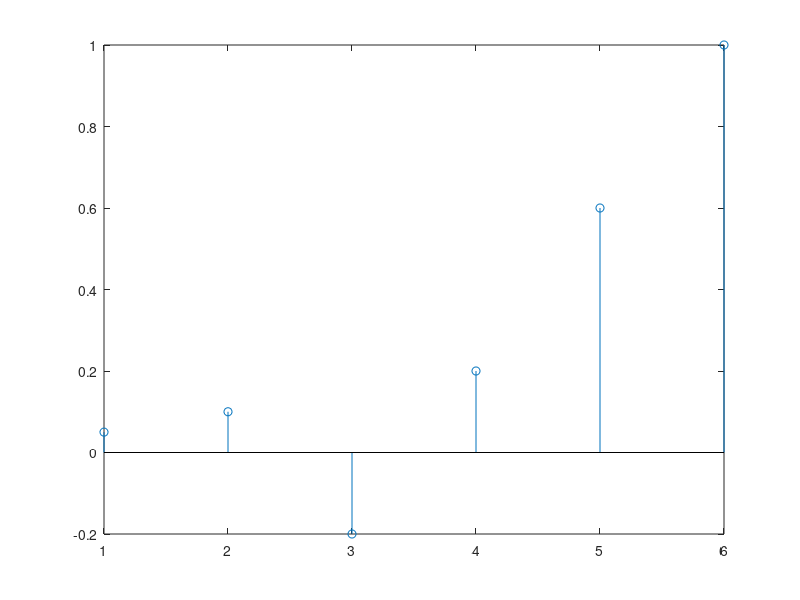
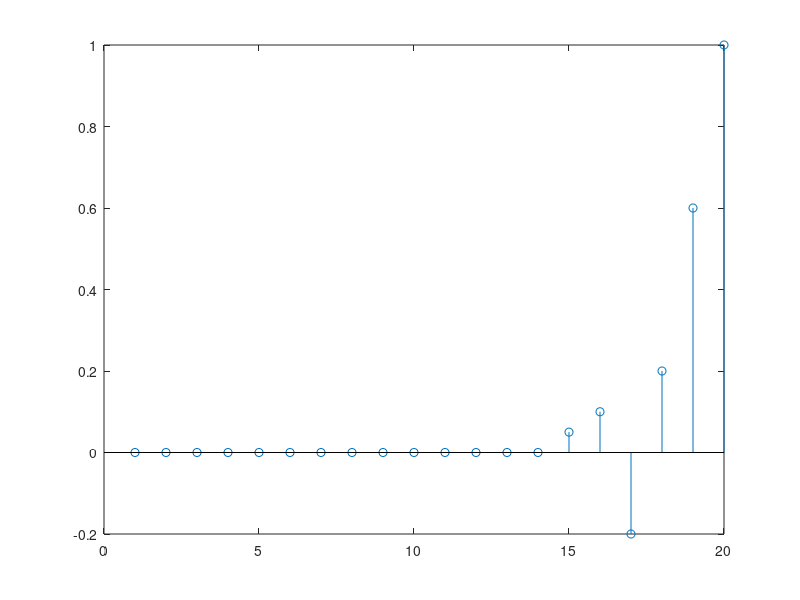
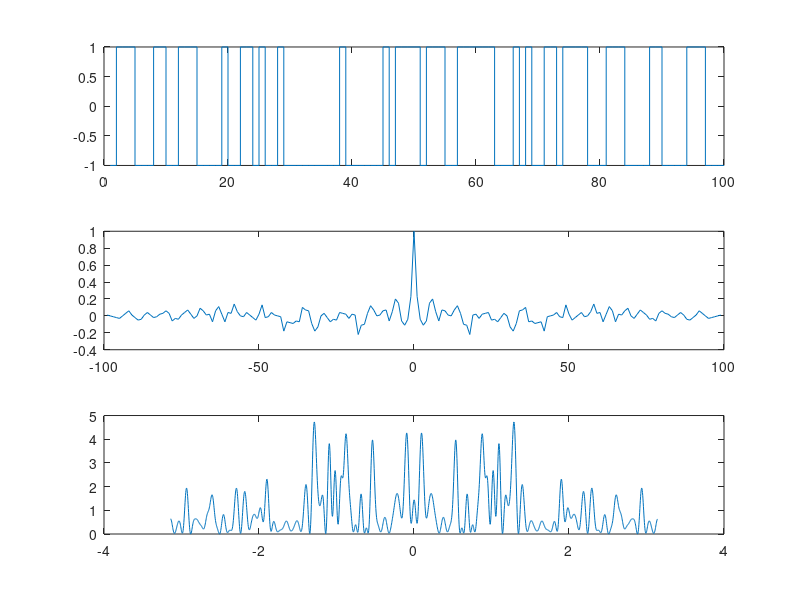
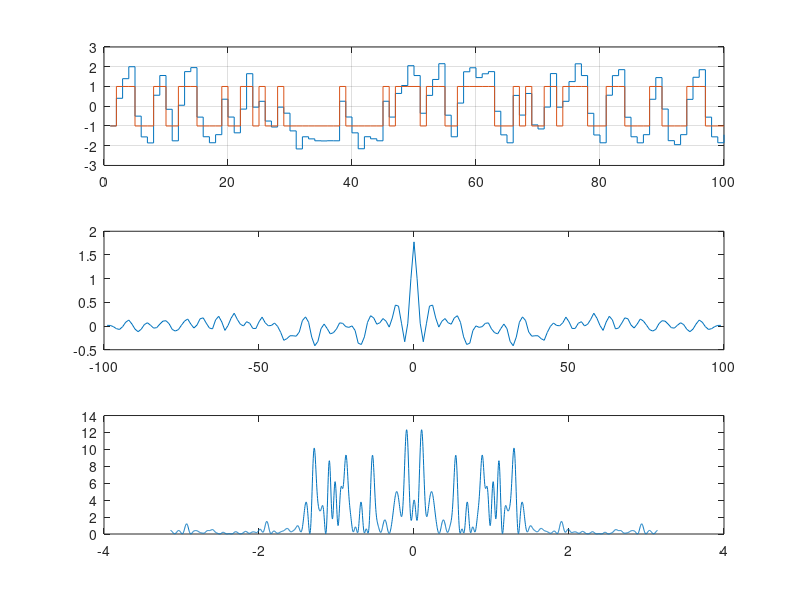

The MATLAB source for these figures, in order: (Note: this script raises an error after producing the figures.)


clear all;
close all;
clc

h = [1, 0.6, 0.2, -0.2, 0.1, 0.05];
sigma_v_2 = 0.005;
M = 20;

% Hay que calcular los coeficientes del equalizador.
% En primer lugar tengo que hallar R_Y que se forma a partir de la
% autocorrelacion de Y(n). Entonces hay que obtener esta autocorrelación
% primero. Se sabía que era la convolución de h con su flipped + sigma_v_2
% en k = 0.

L = length(h);

% Invierto h
h_flip = fliplr(h);
figure;
stem(h_flip);
% Convoluciono h con h moño
R_y = conv(h, h_flip);
% me quedo con la parte de R_y que me interesa, osea de 0 a 2L-1 que seria 
Ry_k = R_y(L:2*L-1);


if length(Ry_k) < M
    Ry_k = [Ry_k, zeros(1, M - length(Ry_k))];
end


% le sumo la varianza de v
Ry_k(1) = Ry_k(1) + sigma_v_2;



R_Y = toeplitz(Ry_k);

R_YX = [zeros(1, M - length(h)), h_flip];
figure;
stem(R_YX);
R_YX = fliplr(R_YX);
w_opt = inv(R_Y)*R_YX';

N = 100;

B = randi([0, 1], 1, N);
X = 2*B - 1;
[Rx, k] = xcorr(X, 'biased');
Nfft = 2048;
Sx = fftshift(fft(Rx, Nfft));
w = linspace(-pi, pi, Nfft);

figure;
subplot(3, 1, 1);
stairs(X);
subplot(3,1,2);
plot(k, Rx);
subplot(3,1,3);
plot(w, abs(Sx));

Y_1 = filter(h,1,X);
V = normrnd(0, 0.005, size(Y_1));
Y = Y_1 + V;
[Ry, k_y] = xcorr(Y, 'biased');
Sy = fftshift(fft(Ry, Nfft));

figure;
subplot(3, 1, 1);
stairs(Y);
hold on;
stairs(X);
grid on;
subplot(3,1,2);
plot(k_y, Ry);
subplot(3,1,3);
plot(w, abs(Sy));

Z = filter(w_opt, 1, Y);

[Rz, k_z] = xcorr(Z, 'biased');
Sz = fftshift(fft(Rz, Nfft));

figure;
subplot(3, 1, 1);
stairs(X);
hold on;
stairs(Y);
stairs(Z);
legend('x', 'y', 'z');
subplot(3,1,2);
plot(k_z, Rz);
subplot(3,1,3);
plot(w, abs(Sz));

figure;
stem(h);
hold on;
stem(w_opt);
grid on;


% Ejercicio 4

EMES = [2, 5,  10, 30];
H = fftshift(fft(h, Nfft));




for M=EMES
    if length(Ry_k) < M
        Ry_k = [Ry_k, zeros(1, M - length(Ry_k))];
    elseif length(Ry_k) > M
        Ry_k = Ry_k(1:M);
    end


    le sumo la varianza de v
    Ry_k(1) = Ry_k(1) + sigma_v_2;

    R_Y = toeplitz(Ry_k);

    if M > length(h_flip)
        R_YX = [zeros(1, M - length(h)), h_flip];
    elseif M < length(h_flip)
        R_YX = h_flip(length(h_flip)-M+1:length(h_flip))
    end
    R_YX = fliplr(R_YX);
    w_opt = inv(R_Y)*R_YX';

    W = fftshift(fft(w, Nfft));

    figure;
    subplot(3, 1, 1);
    stem(w_opt);
    grid on;
    subplot(3,1,2);
    stem(conv(h, w_opt));
    grid on;
    subplot(3,1,3);
    plot(w, abs(H));
    hold on;
    plot(w, abs(W));
    plot(w, abs(H.*W));
    legend('H', 'W', 'H*W');

    grid on;

end











